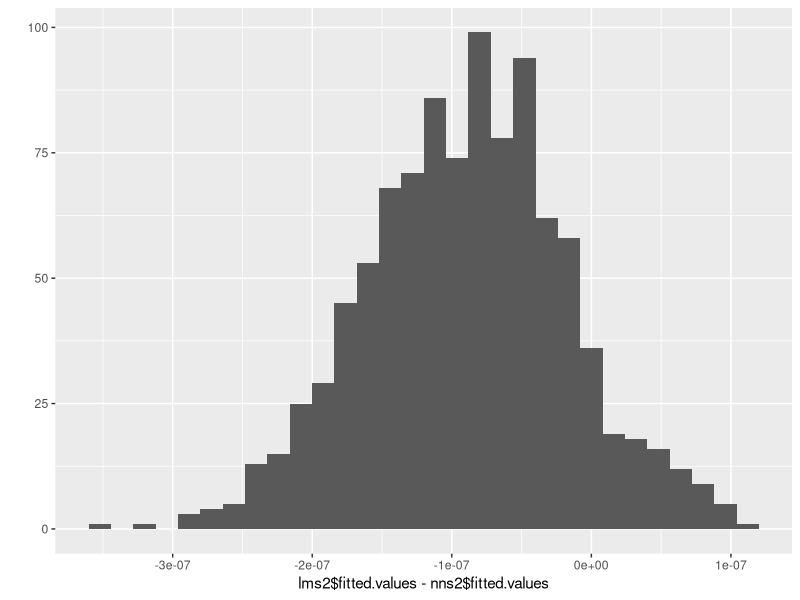

Recreate this plot in R.
## ---- chunk 1
library(MASS)
# same random numbers
set.seed(123)

# the means and errors for the multivariate distribution
MUs    <- c(10,15)
SIGMAs <- matrix(c(1,   0.5,
                   0.5, 2   ),
                 nrow=2,
                 ncol=2       )

# the multivariate distribution
mdist <- mvrnorm(n     = 1000,
                 mu    = MUs,
                 Sigma = SIGMAs)

# create unobserved covariate
c <- mdist[ , 2]

# create the instrumental variable
z <- rnorm(1000)

# create observed variable
x <- mdist[ , 1] + z

# constuct the dependent variable
y <- 1 + x + c + rnorm(1000, 0, 0.5)
## ---- chunk 2
cor(x, c)
cor(z, c)
## ---- chunk 3
lm(y ~ x + c)
## ---- chunk 4
lm(y ~ x)
## ---- chunk 5
library(AER)
ivreg(y ~ x | z)
## ---- chunk 6
# first stage
lms1 <- lm(x ~ z)

# manually obtain fitted values
lmXhat <- lms1$coefficients[2]*z + lms1$coefficients[1]

# estimate second stage using Xhat
(lms2 <- lm(y ~ lmXhat) )
## ---- chunk 7
library(nnet)

# first stage
nns1 <- nnet(x ~ z, size=0, skip=TRUE, linout=TRUE)

# manually obtain fitted values
nnXhat <- nns1$fitted.values

# estimate second stage using Xhat
nns2 <- nnet(y ~ nnXhat, size=0, skip=TRUE, linout=TRUE)
summary(nns2)
## ---- chunk 8
lms2$coefficients - nns2$wts
## ---- chunk 9
library(ggplot2)
qplot(lms2$fitted.values - nns2$fitted.values)
